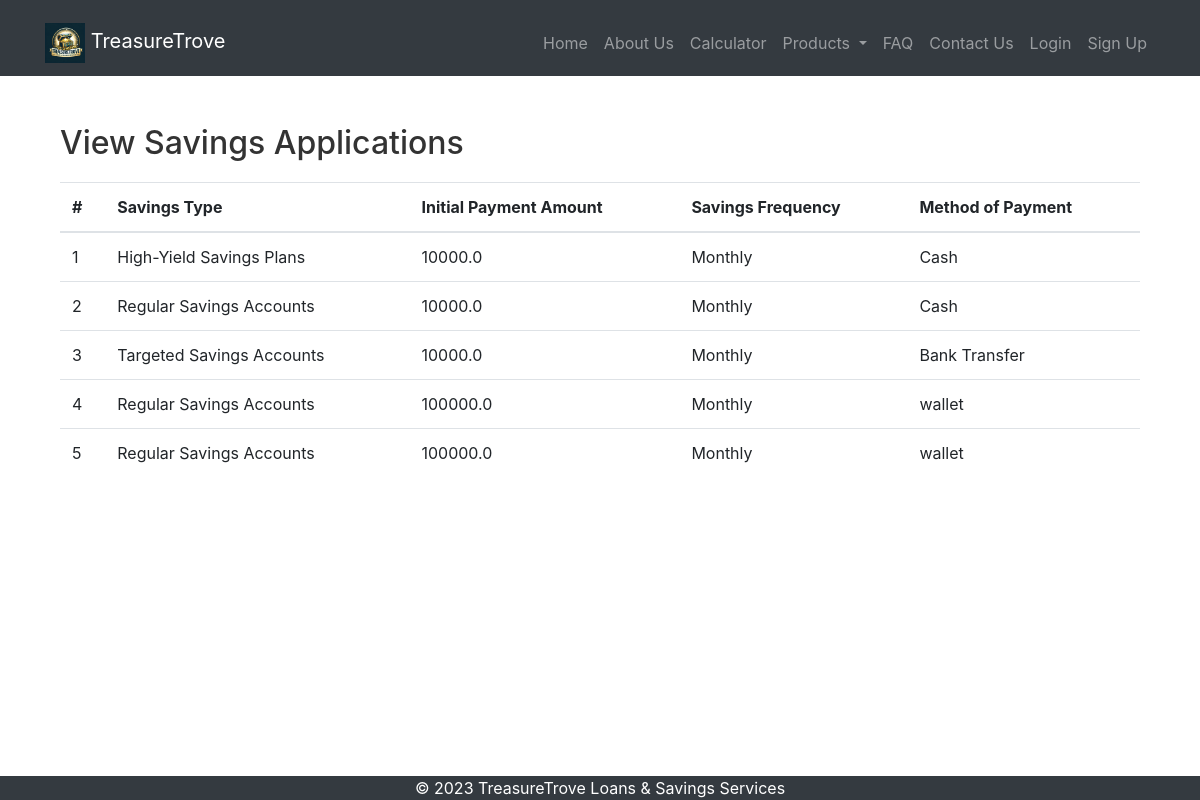
/view_savings_applications, run on an earlier commit of the app's database.
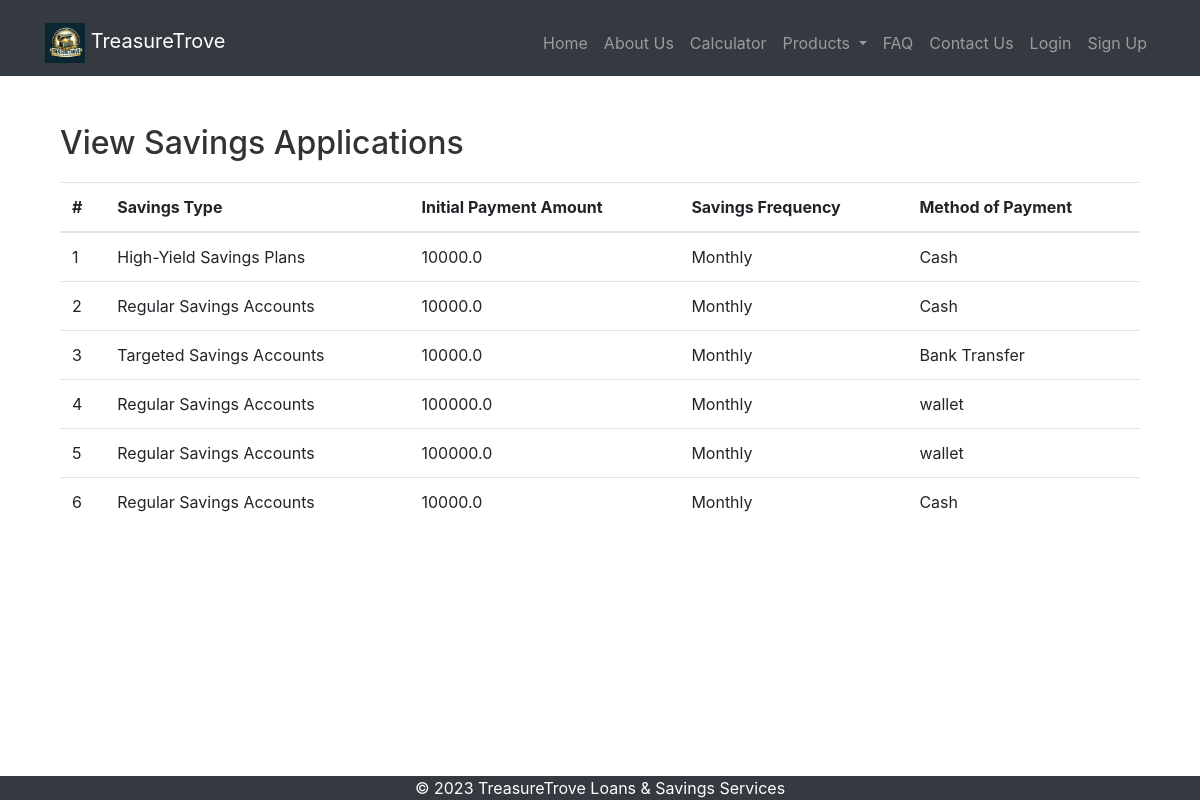
And on a later commit of the database.
### models.py (models this page shows)
class SavingsApplication(db.Model):
    id = db.Column(db.Integer, primary_key=True)
    savings_type = db.Column(db.String(255))
    initial_payment_amount = db.Column(db.Float)
    savings_frequency = db.Column(db.String(50))
    method_of_payment = db.Column(db.String(255))

### routes.py (the view)
@main.route('/view_savings_applications')
def view_savings_applications():
    applications = SavingsApplication.query.all()
    return render_template('view_savings_applications.html',
                           applications=applications)

### templates/view_savings_applications.html (shortened to what this page needs)
{% extends 'base.html' %}
{% block content %}
    <div class="container mt-4">
        <h2>View Savings Applications</h2>
        <table class="table">
            <thead>
                <tr>
                    <th>#</th>
                    <th>Savings Type</th>
                    <th>Initial Payment Amount</th>
                    <th>Savings Frequency</th>
                    <th>Method of Payment</th>
                </tr>
            </thead>
            <tbody>
                {% for application in applications %}
                    <tr>
                        <td>{{ application.id }}</td>
                        <td>{{ application.savings_type }}</td>
                        <td>{{ application.initial_payment_amount }}</td>
                        <td>{{ application.savings_frequency }}</td>
                        <td>{{ application.method_of_payment }}</td>
                    </tr>
                {% endfor %}
            </tbody>
        </table>
    </div>
{% endblock %}

### templates/base.html (shortened to what this page needs)
<!DOCTYPE html>
<html>
<head>
    <link href="https://stackpath.bootstrapcdn.com/bootstrap/4.3.1/css/bootstrap.min.css" rel="stylesheet">
    <link rel="stylesheet" href="https://cdnjs.cloudflare.com/ajax/libs/font-awesome/5.15.3/css/all.min.css">
    <link href="{{ url_for('static', filename='css/styles.css') }}" rel="stylesheet">
</head>
<body>
    <header>
        <nav class="navbar navbar-expand-lg navbar-dark bg-dark">
            <div class="container">
                <a class="navbar-brand" href="{{ url_for('main.index') }}">
                    <img src="{{ url_for('static', filename='images/logo.jpeg') }}" alt="Logo" class="img-fluid" style="height: 40px;">
                    TreasureTrove
                </a>
                <div class="collapse navbar-collapse" id="navbarResponsive">
                    <ul class="navbar-nav ml-auto">
                        <li class="nav-item">
                            <a class="nav-link" href="{{ url_for('main.index') }}">Home</a>
                        </li>
                        <li class="nav-item">
                            <a class="nav-link" href="{{ url_for('main.about') }}">About Us</a>
                        </li>
                        <li class="nav-item">
                            <a class="nav-link" href="{{ url_for('main.calculator') }}">Calculator</a>
                        </li>
                        <li class="nav-item dropdown">
                            <a class="nav-link dropdown-toggle" href="#" id="navbarDropdownMenuLink" role="button" data-toggle="dropdown" aria-haspopup="true" aria-expanded="false">
                                Products
                            </a>
                        </li>
                        <li class="nav-item">
                            <a class="nav-link" href="{{ url_for('main.faq') }}">FAQ</a>
                        </li>
                        <li class="nav-item">
                            <a class="nav-link" href="{{ url_for('main.contact') }}">Contact Us</a>
                        </li>
                        {% if 'user_email' in session %}
                            <li class="nav-item">
                                <a class="nav-link" href="{{ url_for('main.dashboard') }}">Dashboard</a>
                            </li>
                            {% if current_user.is_admin %}
                                <li class="nav-item">
                                    <a class="nav-link" href="{{ url_for('main.admin_dashboard') }}">Admin Dashboard</a>
                                </li>
                            {% endif %}
                            <li class="nav-item">
                                <a class="nav-link" href="{{ url_for('main.logout') }}">Logout</a>
                            </li>
                        {% else %}
                            <li class="nav-item">
                                <a class="nav-link" href="{{ url_for('main.login') }}">Login</a>
                            </li>
                            <li class="nav-item">
                                <a class="nav-link" href="{{ url_for('main.signup') }}">Sign Up</a>
                            </li>
                        {% endif %}
                    </ul>
                </div>
            </div>
        </nav>
    </header>
    <main class="container mt-4">
        {% block content %}{% endblock %}
    </main>
    <footer class="footer">
        <p>© 2023 TreasureTrove Loans & Savings Services</p>
    </footer>

### static/css/styles.css (style rules this page uses)
body { padding-top: 0px; }
footer { background-color: #f5f5f5; padding: 10px 0; text-align: center; position: fixed; left: 0; bottom: 0; width: 100%; }
html { height: 100%; }
body { display: flex; flex-direction: column; height: 100%; margin: 0; }
.footer { background-color: #343a40; color: white; text-align: center; padding: 0px 0; width: 100%; }
.footer p { margin: 0; }
.container_fd h1, .container h2 { color: #333; margin-bottom: 20px; }
.container { margin-top: 10px; }

What changed in the data, as far as the page shows it:
added SavingsApplication: id "6", savings_type "Regular Savings Accounts", initial_payment_amount "10000.0", savings_frequency "Monthly", method_of_payment "Cash"
